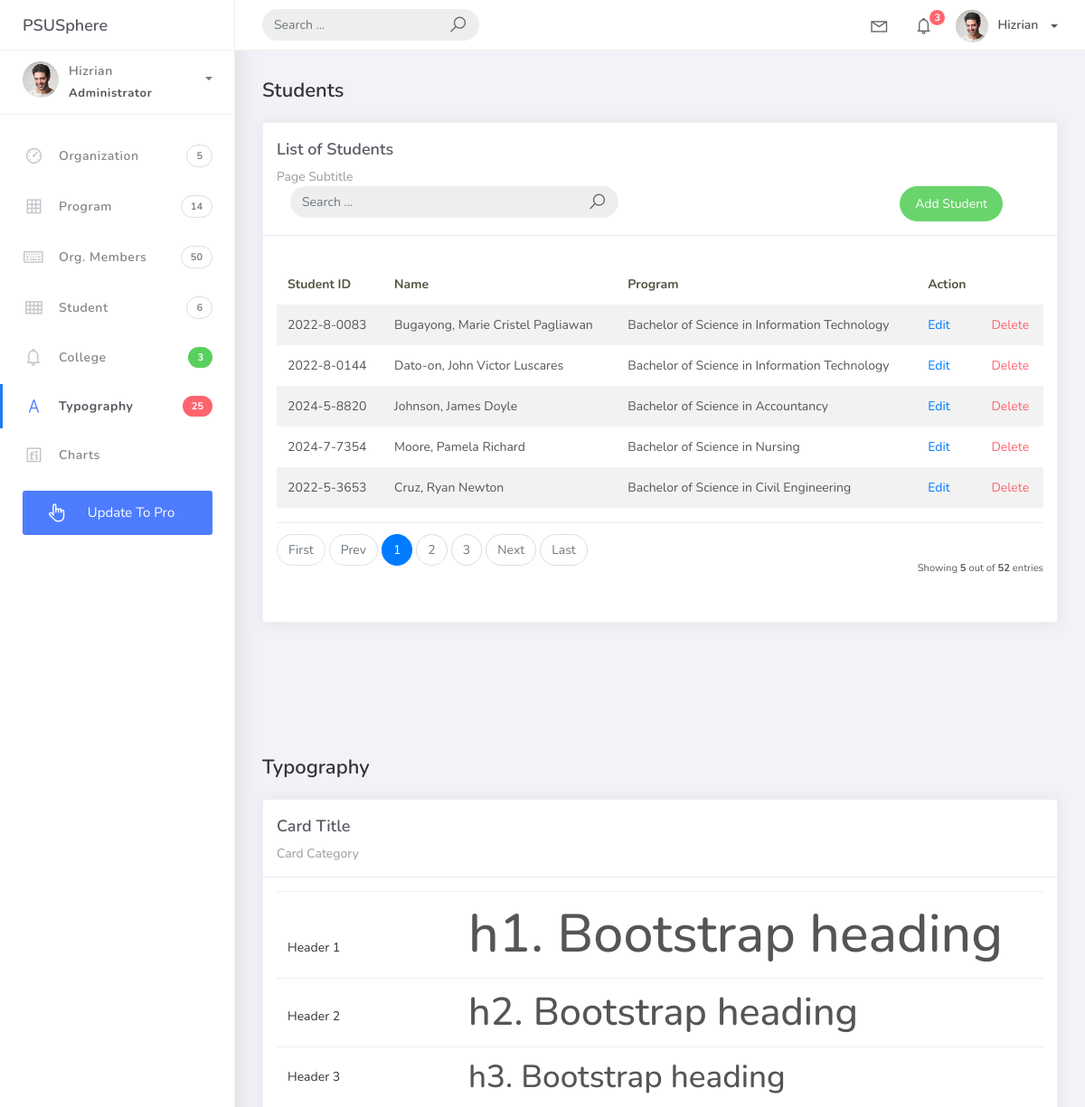
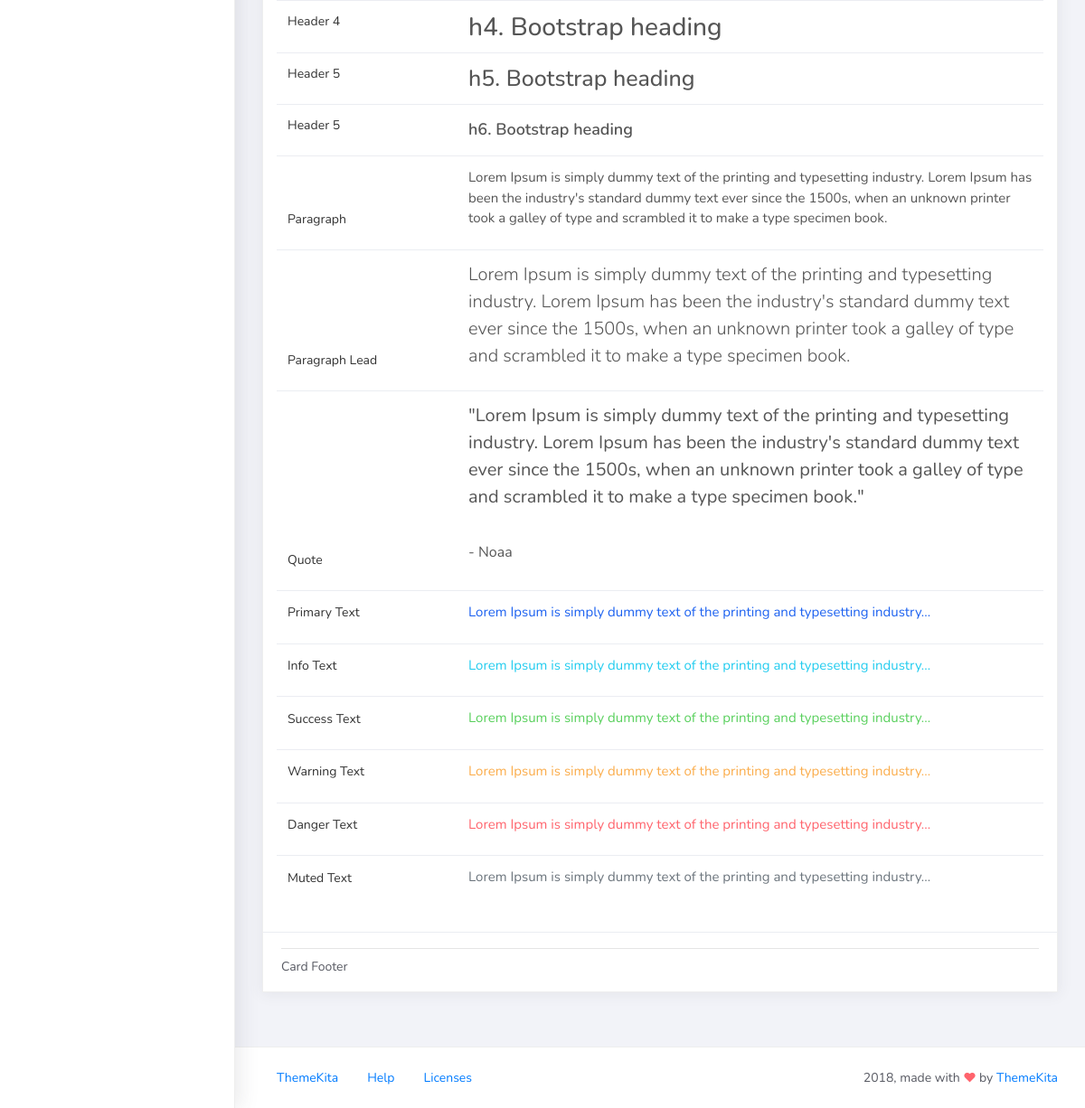
The page /student_list/ on the database its author committed (2 pictures, top to bottom).
### studentorg/models.py (models this page shows, shortened)
class BaseModel(models.Model):
    created_at = models.DateTimeField(auto_now_add=True, db_index=True)
    updated_at = models.DateTimeField(auto_now=True)
    class Meta:
        abstract = True

class Student(BaseModel):
    student_id = models.CharField(max_length=15)
    lastname = models.CharField(max_length=25)
    firstname = models.CharField(max_length=25)
    middlename = models.CharField(max_length=25, blank=True, null=True)
    program = models.ForeignKey(Program, on_delete=models.CASCADE)

class Program(BaseModel):
    prog_name = models.CharField(max_length=150)
    college = models.ForeignKey(College, on_delete=models.CASCADE)
    def __str__(self):
        return self.prog_name

### studentorg/views.py (the view)
# urls.py: path('student_list/', views.StudentListView.as_view(), name='student-list'),
class StudentListView(ListView):
    model = Student
    context_object_name = 'student_list'
    template_name = 'student_list.html'
    paginate_by = 5
    def get_queryset(self, *args, **kwargs):
        qs = super(StudentListView, self).get_queryset(*args, **kwargs)
        if self.request.GET.get('q') is not None:
            query = self.request.GET.get('q')
            qs = qs.filter(
                Q(firstname__icontains=query) | Q(lastname__icontains=query)
            )
        return qs

### templates/student_list.html
{% extends 'base.html' %} {% load static %} {% block content %}
<div class="content">
    <div class="container-fluid">
        <h4 class="page-title">Students</h4>
        <div class="row">
            <div class="col-md-12">
                <div class="card">
                    <div class="card-header">
                        <div class="card-title">List of Students</div>
                        <div class="card-category">Page Subtitle</div>
                        <div class="col-md-12 row">
                            <div class="col-md-6">
                                <form class="navbar-left navbar-form nav-search mr-md-3" action="{% url 'student-list' %}">
                                    <div class="input-group">
                                        <input type="text" placeholder="Search ..." class="form-control" name="q" />
                                        <div class="input-group-append">
                                            <span class="input-group-text">
                                                <i class="la la-search search-icon"></i>
                                            </span>
                                        </div>
                                    </div>
                                </form>
                            </div>
                            <div class="col-md-6">
                                <div class="pull-right">
                                    <a href="{% url 'student-add' %}" class="btn btn-success btn-rounded">Add Student</a>
                                </div>
                            </div>
                        </div>
                    </div>
                    <div class="card-body">
                        <table class="table table-striped mt-3">
                            <thead>
                                <tr>
                                    <th scope="col">Student ID</th>
                                    <th scope="col">Name</th>
                                    <th scope="col">Program</th>
                                    <th scope="col">Action</th>
                                </tr>
                            </thead>
                            <tbody>
                                {% for student in student_list %}
                                <tr>
                                    <td>{{ student.student_id }}</td>
                                    <td>{{ student.lastname }}, {{ student.firstname }}{% if student.middlename %} {{ student.middlename }}{% endif %}</td>
                                    <td>{{ student.program }}</td>
                                    <td> <a href="{% url 'student-update' student.id %}">Edit</a> </td>
                                    <td>
                                        <a href="{% url 'student-delete' student.id %}" class="text-danger">Delete</a>
                                    </td>
                                </tr>
                                {% empty %}
                                <tr>
                                    <td colspan="4" style="text-align: center">
                                        <p class="text-sm font-weight-bold mb-0">No Records Found</p>
                                    </td>
                                </tr>
                                {% endfor %}
                            </tbody>
                        </table>
                        {% include 'includes/pagination.html' %}
                    </div>
                </div>
            </div>
        </div>
    </div>
</div>
{% endblock %}

### rows shown on the page
Student: student_id "2022-8-0083", lastname "Bugayong", firstname "Marie Cristel", middlename "Pagliawan", program "Bachelor of Science in Information Technology"
Student: student_id "2022-8-0144", lastname "Dato-on", firstname "John Victor", middlename "Luscares", program "Bachelor of Science in Information Technology"
Student: student_id "2024-5-8820", lastname "Johnson", firstname "James", middlename "Doyle", program "Bachelor of Science in Accountancy"
Student: student_id "2024-7-7354", lastname "Moore", firstname "Pamela", middlename "Richard", program "Bachelor of Science in Nursing"
Student: student_id "2022-5-3653", lastname "Cruz", firstname "Ryan", middlename "Newton", program "Bachelor of Science in Civil Engineering"

### other values the page prints
{{ page_num }} "1"
{{ page_num }} "2" "3"
{{ object_list.count }} "5"
{{ paginator.count }} "52"
